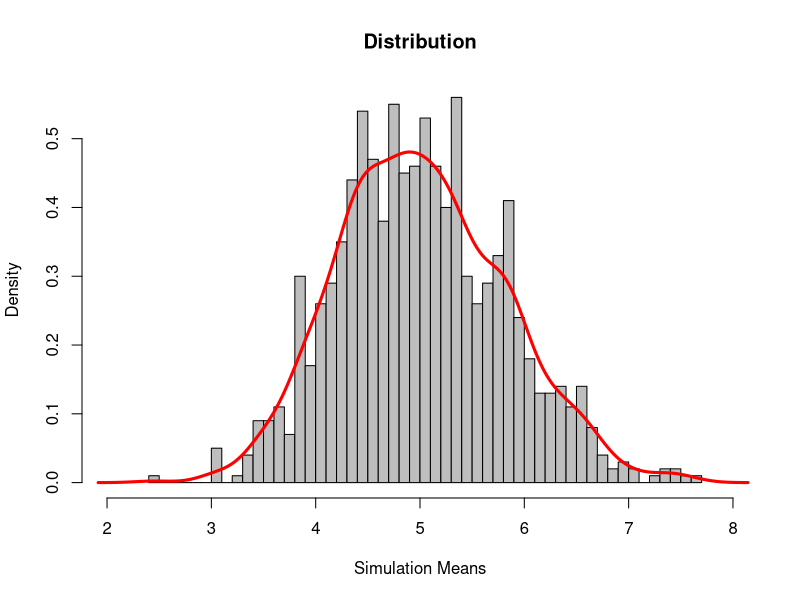

Reproduce this figure in R.
## ---- chunk 1
knitr::opts_chunk$set(echo = FALSE)
## ---- chunk 2
lambda <- 0.2;
samples <- 40;
simulationCount <- 1000;
simMeans = NULL
for (i in 1 : simulationCount) {
    simMeans = c(simMeans, mean(rexp(samples,lambda)))
}
## ---- chunk 3
hist(simMeans, prob=TRUE, col="gray", main="Distribution",breaks=40, xlim=c(2,8), xlab = "Simulation Means")
lines(density(simMeans), lwd=3, col="red")
